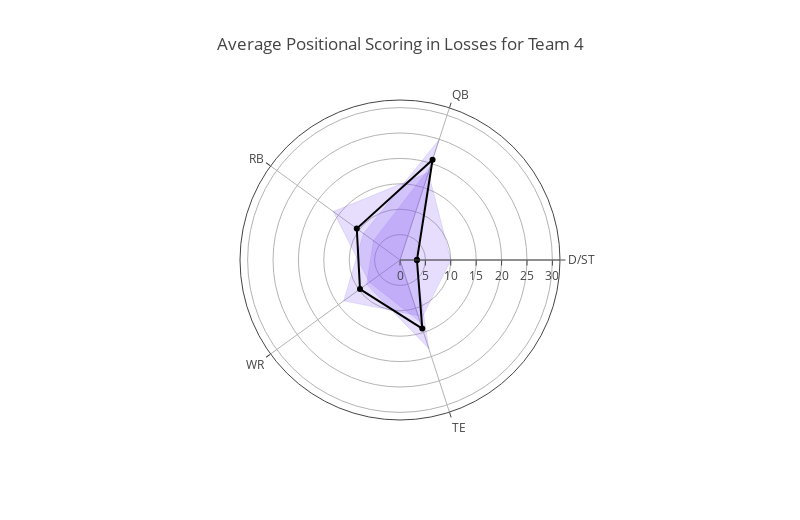

This figure's notebook cell:
### Code cell
# Box scores for selected team in losses:
df_team_loss = df_team[df_team['Won'] == False]
# List of positions. 'D/ST' is listed twice to connect the radial trace:
positions = ['D/ST', 'QB', 'RB', 'WR', 'TE', 'D/ST']
# Loop through matchups:
data_loss = []
for m in df_team_loss['Matchup']:
    trace1 = go.Scatterpolar(
        # Loop through positions:
        r = [df_team_loss[df_team_loss['Matchup'] == m][p].item() for p in positions],
        theta = positions,
        fill = 'toself',
        opacity = 0.4,
        mode = 'lines+markers',
        line = dict(width = 0.5, color = 'rgb(131, 90, 241)'),
        marker = dict(size = 1),
        name = 'Week {}'.format(m))
    data_loss.append(trace1)

# Create trace for average positional scores:
trace2 = go.Scatterpolar(
    r = [df_team_loss[p].mean() for p in positions],
    theta = positions,
    name = 'Season avg.',
    opacity = 1,
    line = dict(width = 2,color = 'black'))
data_loss.append(trace2)

layout = go.Layout(
    title = 'Average Positional Scoring in Losses for {}'.format(selected_team),
    hovermode = 'closest',
    polar = dict(radialaxis = dict(visible = True, range = [0,df_team[positions].max().max()])),
    showlegend = False,
    autosize = False,
    width = 800,
    height = 520,
    margin = dict(
        l = 50,
        r = 50,
        b = 100,
        t = 100,
        pad = 4))
    
fig = {'data':data_loss,'layout':layout}
iplot(fig)

### Figure 1 — Plotly figure (JSON) as saved in the notebook; plotly's stock layout.template omitted (floating-point values rounded to 4 significant figures)
{"data": [{"fill": "toself", "line": {"color": "rgb(131, 90, 241)", "width": 0.5}, "marker": {"size": 1}, "mode": "lines+markers", "name": "Week 1", "opacity": 0.4, "r": [-3, 24.94, 8.87, 13.67, 11.5, -3], "theta": ["D/ST", "QB", "RB", "WR", "TE", "D/ST"], "type": "scatterpolar", "uid": "06022600-25d2-11e9-b844-c49ded227fdd"}, {"fill": "toself", "line": {"color": "rgb(131, 90, 241)", "width": 0.5}, "marker": {"size": 1}, "mode": "lines+markers", "name": "Week 7", "opacity": 0.4, "r": [3, 19.26, 6.45, 8.12, 18.3, 3], "theta": ["D/ST", "QB", "RB", "WR", "TE", "D/ST"], "type": "scatterpolar", "uid": "06022601-25d2-11e9-8b69-c49ded227fdd"}, {"fill": "toself", "line": {"color": "rgb(131, 90, 241)", "width": 0.5}, "marker": {"size": 1}, "mode": "lines+markers", "name": "Week 10", "opacity": 0.4, "r": [10, 18.06, 16.23, 7.43, 12.8, 10], "theta": ["D/ST", "QB", "RB", "WR", "TE", "D/ST"], "type": "scatterpolar", "uid": "06022602-25d2-11e9-bd1f-c49ded227fdd"}, {"line": {"color": "black", "width": 2}, "name": "Season avg.", "opacity": 1, "r": [3.333, 20.75, 10.52, 9.74, 14.2, 3.333], "theta": ["D/ST", "QB", "RB", "WR", "TE", "D/ST"], "type": "scatterpolar", "uid": "06022603-25d2-11e9-a947-c49ded227fdd"}], "layout": {"autosize": false, "height": 520, "hovermode": "closest", "margin": {"b": 100, "l": 50, "pad": 4, "r": 50, "t": 100}, "polar": {"radialaxis": {"range": [0, 31.5], "visible": true}}, "showlegend": false, "title": "Average Positional Scoring in Losses for Team 4", "width": 800}}
